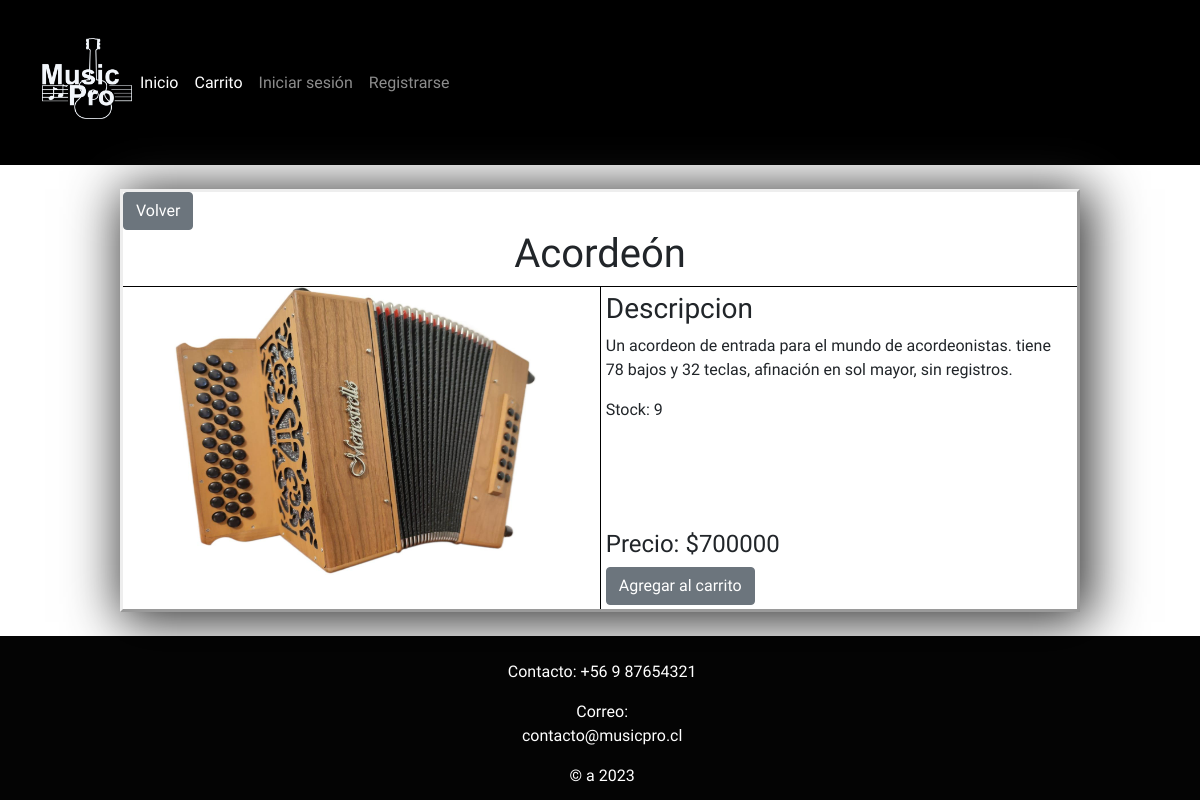
The app's page /producto/1, older data.
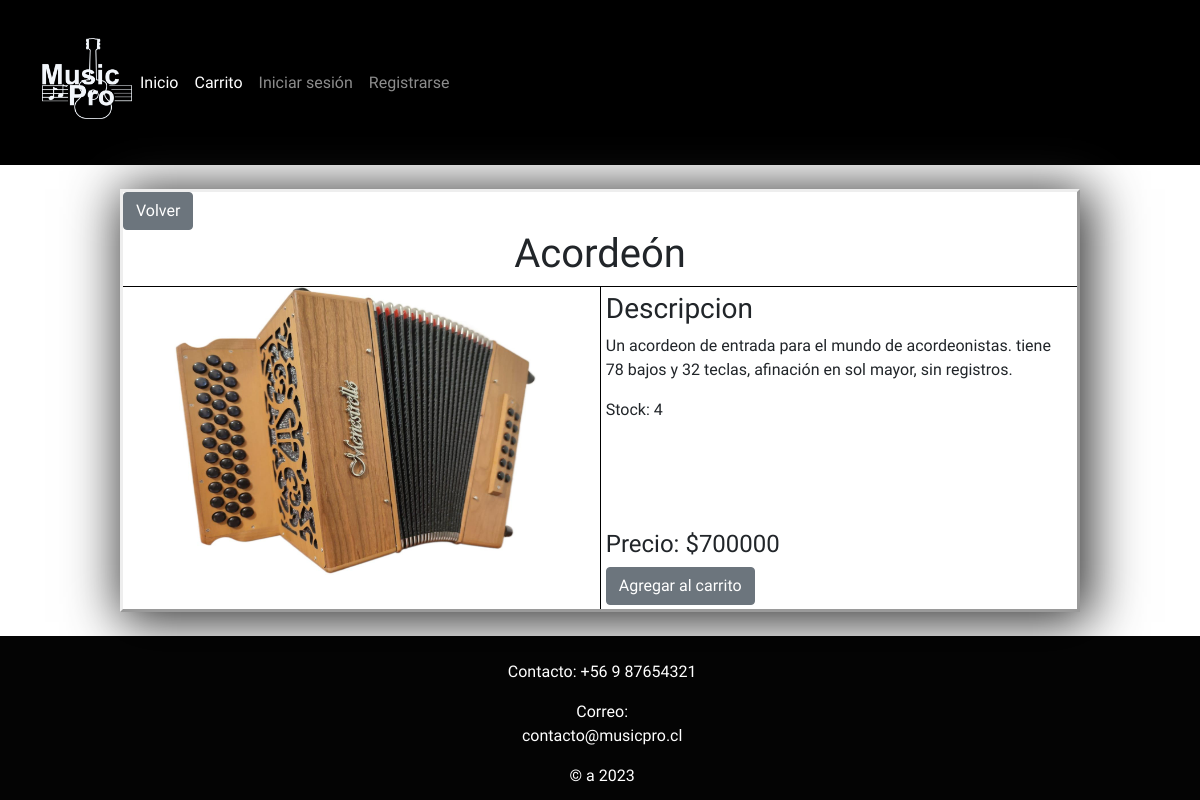
The same page, newer data.
### core/models.py (models this page shows, shortened)
class Producto(models.Model):
    nombre = models.CharField(max_length=40)
    precio = models.IntegerField(default=0)
    stock = models.IntegerField(default=0)
    imagen =models.ImageField(upload_to='media/')
    descripcion = models.CharField(max_length=500, default='')

### core/views.py (the view)
# urls.py: path('producto/<int:id>', producto, name="producto"),
def producto(request, id):
    producto = Producto.objects.get(id=id)
    data = {
        'producto': producto
    }
    return render(request, 'core/producto.html', data)

### core/context_processor.py (called while the page is built)
def total_carrito(request):
    total = 0
    if 'carrito' in request.session:
        for key, value in request.session["carrito"].items():
            total += int(value["acumulado"])
    return {"total_carrito":total}

### core/templates/core/producto.html (shortened to what this page needs)
{% extends "core/layout.html" %}
{% load static %}
{% block head %}
<link rel="stylesheet" href="{% static 'core/css/producto.css' %}">
{% endblock %}
{% block content %}
<div id="cuadro">
    <a href="{% url 'index' %}"  class="btn btn-secondary">Volver</a>
    <h1 style="display: flex; justify-content: center;">{{producto.nombre}}</h1>
    <div style="display: flex;">
        <div id="imagenProducto">
            <img id="#" src="/{{producto.imagen}}">
        </div>
        <div id="datosProducto">
            <div style="margin: 1%;">
            <h3>Descripcion</h3>
            <p>{{producto.descripcion}}</p>
            <p>Stock: {{producto.stock}}</p>
            </div>
            <div style="margin: 1%;">
            <h4>Precio: ${{producto.precio}}</h4>
            <a href="{% url 'Add' producto.id %}" class="btn btn-secondary">Agregar al carrito</a>
            </div>
        </div>
    </div>
</div>
{% endblock %}

Row changes from the older to the newer data that the page shows:
changed Producto "Acordeón": stock "9" → "4"
